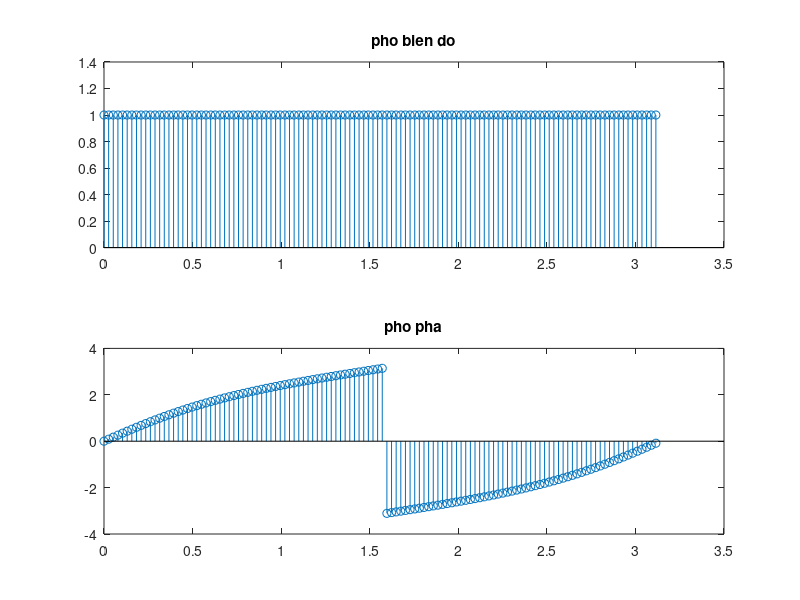

Recreate this plot in MATLAB.
a = [-0.25 0 1]
b = [1 0 -0.25]
n=120
%dac trung tan so bien do
[H,W] = freqz(b,a,n)
subplot(211)
stem(W,abs(H))
title('pho bien do')

%dac trung tan so pha
subplot(212)
stem(W,angle(H))
title('pho pha')
